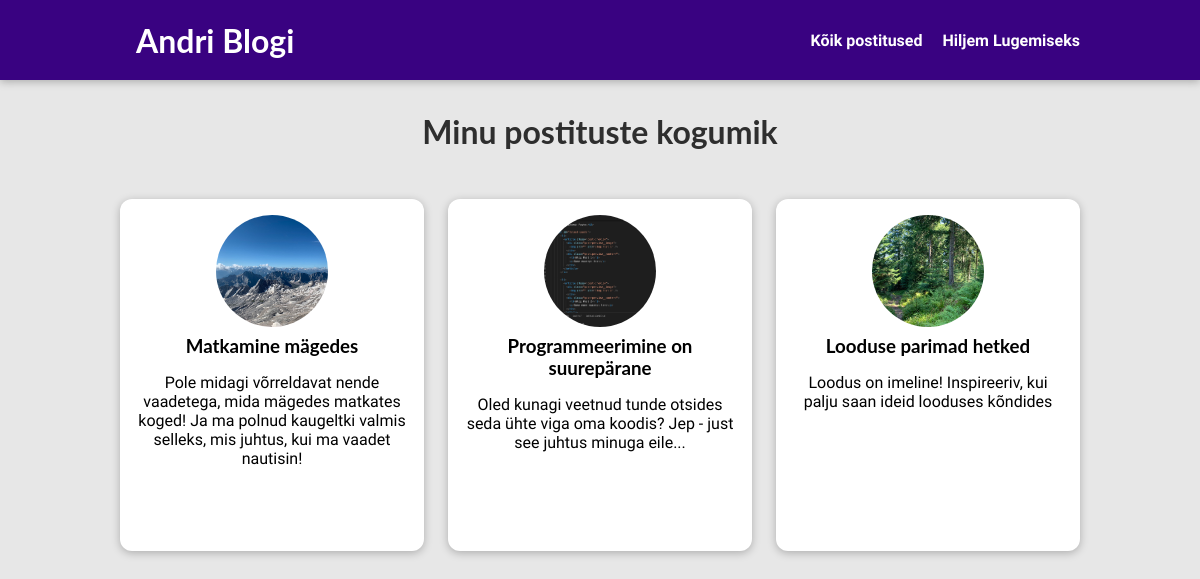
The app's page /posts/, older data.
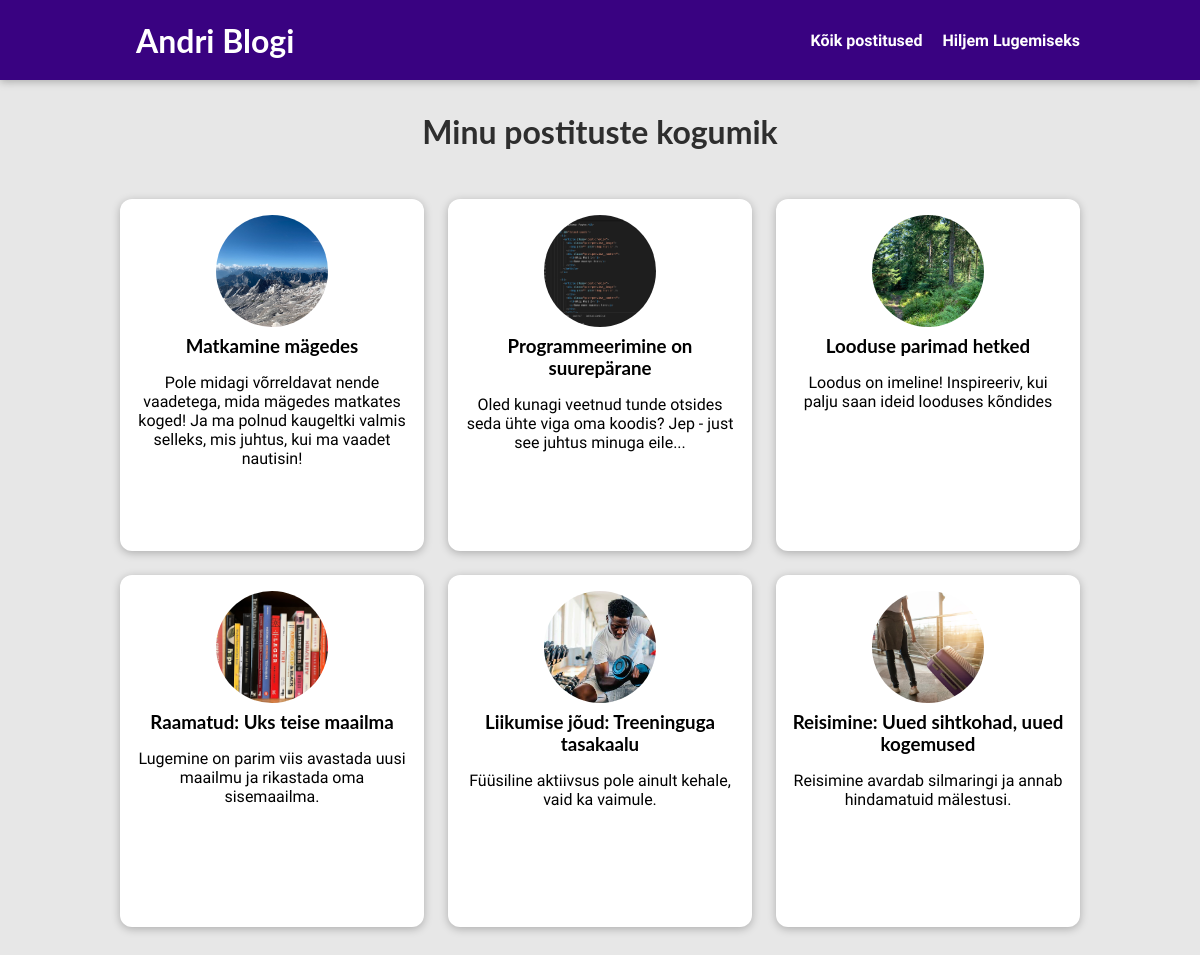
The same page, newer data.
### blog/models.py (models this page shows, shortened)
class Post(models.Model):
    title = models.CharField(max_length=100)
    exerpt = models.CharField(max_length=200)
    image = models.ImageField(upload_to='posts/', null=True)
    Date = models.DateField(auto_now=True)
    slug = models.SlugField(unique=True, db_index=True)
    content = models.TextField(validators=[MinLengthValidator(10)])
    author = models.ForeignKey(Author, on_delete=models.SET_NULL, null=True, related_name='posts')
    tags = models.ManyToManyField(Tag, related_name='posts')

### blog/views.py (the view)
# urls.py: path("posts/", views.Posts.as_view(), name="posts-page"),
class Posts(ListView):
    template_name = "blog/all-posts.html"
    model = Post
    context_object_name = "all_posts"
    ordering = ["-Date"]

### blog/templates/blog/all-posts.html (shortened to what this page needs)
{%extends "base.html"%}
{%load static%}
{%block css_files%}
<link rel="stylesheet" href="{%static "blog/post.css" %}" />
<link rel="stylesheet" href="{%static "blog/index.css" %}" />
<link rel="stylesheet" href="{%static "blog/all-posts.css" %}" />
{%endblock%}
{%block content%}
<section id="all-posts">
    <h2>Minu postituste kogumik</h2>
    <ul>
        {%for post in all_posts%}
        {%include "blog/includes/post.html"%}
        {%endfor%}
    </ul>
</section>
{%endblock%}

### templates/base.html (shortened to what this page needs)
{%load static%}
<!DOCTYPE html>
<html lang="en">
<head>
    <link rel="stylesheet" href="{%static "app.css"%}">
    {%block css_files%}
    {%endblock%}
</head>
<body>
    <header id="main-navigation">
        <h1><a href="{% url "starting-page" %}">Andri Blogi</a></h1>
        <nav>
          <a href="{% url "posts-page" %}">Kõik postitused</a>
          <a href="{%url "read-later"%}">Hiljem Lugemiseks</a>
        </nav>
      </header>
    {%block content%}
    {%endblock%}
</body>
</html>

### blog/templates/blog/includes/post.html
<li>
  <article class="post">
    <a href="{% url "post-detail-page" post.slug %}">
      <img src="{{ post.image.url }}" alt="{{ post.title }}">
      <div class="post__content">
        <h3>{{ post.title }}</h3>
        <p>
          {{ post.exerpt }}
        </p>
      </div>
    </a>
  </article>
</li>

### static/app.css (style rules this page uses)
* { box-sizing: border-box; }
html { font-family: 'Open Sans', 'Lato', sans-serif; }
body { margin: 0; }
h1, h2, h3 { font-family: 'Lato', sans-serif; font-weight: bold; }
#main-navigation { width: 100%; height: 5rem; display: flex; justify-content: space-between; align-items: center; padding: 0 10%; position: absolute; top: 0; left: 0; }
#main-navigation a { text-decoration: none; color: white; font-weight: bold; margin-left: 1rem; }

### blog/static/blog/post.css (style rules this page uses)
.post { display: flex; flex-direction: column; align-items: center; text-align: center; }
.post a { text-decoration: none; color: black; transition: all 0.2s ease; padding: 1rem; }
.post img { width: 5rem; height: 5rem; object-fit: cover; border-radius: 50%; }
.post h3 { margin: 0.25rem 0; }

### blog/static/blog/all-posts.css (style rules this page uses)
body { background-color: #e7e7e7; }
#main-navigation { background-color: #390281; box-shadow: 0 2px 8px rgba(0, 0, 0, 0.25); }
#all-posts { margin: 7rem auto; width: 90%; max-width: 60rem; }
#all-posts h2 { text-align: center; font-size: 2rem; color: #2e2e2e; margin: 3rem 0; }
ul { list-style: none; margin: 0; padding: 0; display: grid; grid-template-columns: repeat(auto-fill, minmax(17rem, 1fr)); gap: 1.5rem; }
.post img { width: 7rem; height: 7rem; }
.post a { height: 22rem; transform-origin: center; box-shadow: 0 2px 8px rgba(0, 0, 0, 0.25); border-radius: 12px; background-color: white; }

Row changes from the older to the newer data that the page shows:
added Post: image (picture), title "Raamatud: Uks teise maailma", exerpt "Lugemine on parim viis avastada uusi maailmu ja rikastada oma sisemaailma."
added Post: image (picture), title "Liikumise jõud: Treeninguga tasakaalu", exerpt "Füüsiline aktiivsus pole ainult kehale, vaid ka vaimule."
added Post: image (picture), title "Reisimine: Uued sihtkohad, uued kogemused", exerpt "Reisimine avardab silmaringi ja annab hindamatuid mälestusi."
